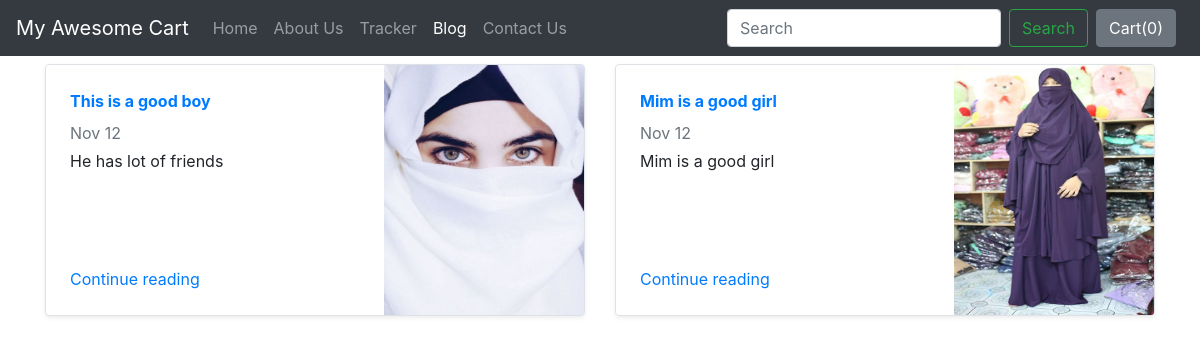
The page /blog/ on the database as committed earlier.
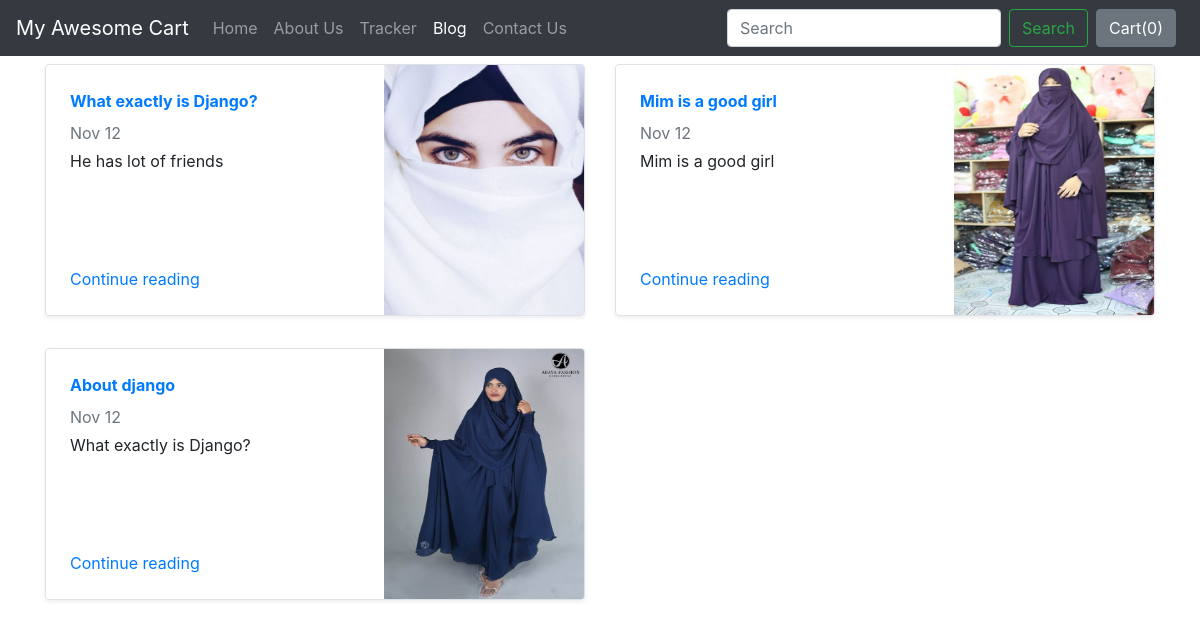
The same page on the database as committed later.
### blog/models.py (models this page shows)
class Blogpost(models.Model):
    post_id = models.AutoField(primary_key= True)
    tilte = models.CharField(max_length=50)
    head0 = models.CharField(max_length=500, default="")
    chead0 = models.CharField(max_length=5000, default="")
    head1 = models.CharField(max_length=500, default="")
    chead1 = models.CharField(max_length=5000, default="")
    head2 = models.CharField(max_length=500, default="")
    chead2 = models.CharField(max_length=5000, default="")
    pub_date = models.DateField()
    thumbnail = models.ImageField(upload_to='shop/images', default="")
    def __str__(self):
        return self.tilte

### blog/views.py (the view)
# urls.py: path("", views.index, name="blogHome"),
def index(request):
    myposts= Blogpost.objects.all()
    print(myposts)
    return render(request, 'blog/index.html', {'myposts': myposts})

### blog/templates/blog/index.html (shortened to what this page needs)
{% extends 'blog/basic.html' %}
{% block body %}
<div class="container">
<div class="row my-2">
    {% for item in myposts %}
        <div class="col-md-6">
            <div
                class="row no-gutters border rounded overflow-hidden flex-md-row mb-4 shadow-sm h-md-250 position-relative">
                <div class="col p-4 d-flex flex-column position-static">
                    <strong class="d-inline-block mb-2 text-primary">{{item.head0}}</strong>
                    <div class="mb-1 text-muted">Nov 12</div>
                    <p class="card-text mb-auto">{{item.head1}}</p>
                    <a href="blogpost/{{item.post_id}}" class="stretched-link">Continue reading</a>
                </div>
                <div class="col-auto d-none d-lg-block">
                    <img src="/media/{{item.thumbnail}}" class="bd-placeholder-img" width="200" height="250"
                        aria-label="Placeholder: Thumbnail"/>
                </div>
            </div>
        </div>
{% if forloop.counter|divisibleby:2 %}
    </div><div class="row my-2">
    {% endif %}
    {% endfor %}
</div>
{% endblock %}

### blog/templates/blog/basic.html (shortened to what this page needs)
<!doctype html>
<html lang="en">
  <head>
    <link rel="stylesheet" href="https://stackpath.bootstrapcdn.com/bootstrap/4.2.1/css/bootstrap.min.css">
  </head>
  <body>
    <nav class="navbar navbar-expand-lg navbar-dark bg-dark">
  <a class="navbar-brand" href="/shop">My Awesome Cart</a>
  <div class="collapse navbar-collapse" id="navbarSupportedContent">
    <ul class="navbar-nav mr-auto">
      <li class="nav-item">
        <a class="nav-link" href="/shop">Home <span class="sr-only">(current)</span></a>
      </li>
      <li class="nav-item">
        <a class="nav-link" href="/shop/about">About Us</a>
      </li>
      <li class="nav-item">
        <a class="nav-link" href="/shop/tracker">Tracker</a>
      </li>
      <li class="nav-item active">
        <a class="nav-link" href="/blog">Blog</a>
      </li>
       <li class="nav-item">
        <a class="nav-link" href="/shop/contact">Contact Us</a>
      </li>
    </ul>
    <form class="form-inline my-2 my-lg-0">
      <input class="form-control mr-sm-2" type="search" placeholder="Search" aria-label="Search">
      <button class="btn btn-outline-success my-2 my-sm-0" type="submit">Search</button>
    </form>
    <button type="button" class="btn btn-secondary mx-2" id="popcart" data-container="body" data-toggle="popover" data-placement="bottom" data-html="true" data-content="Vivamus
sagittis lacus vel augue laoreet rutrum faucibus.">
  Cart(<span id="cart">0</span>)
</button>
  </div>
</nav>
  {% block body %} {% endblock %}
  </body>
</html>

Rows that differ between the two databases and show on the page:
changed Blogpost "He has lot of friends": head0 "This is a good boy" → "What exactly is Django?"
added Blogpost: head0 "About django", head1 "What exactly is Django?", thumbnail (picture)
